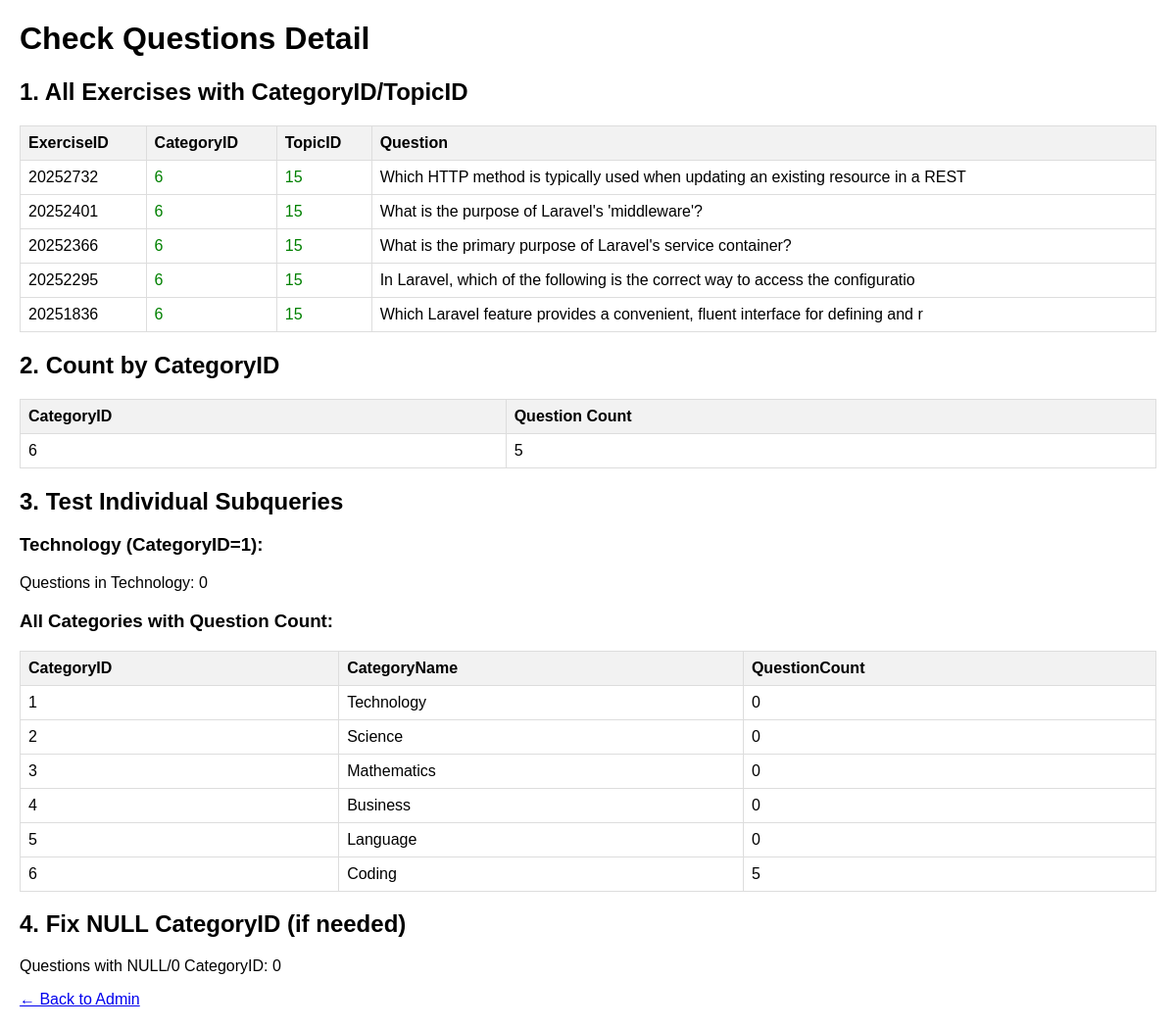
The app's page /admin/modules/exercises/check_questions.php (signed in) with its own data.
### tables this page shows
CREATE TABLE `tblexercise` (
  `ExerciseID` int(11) NOT NULL,
  `LessonID` int(11) NOT NULL,
  `CategoryID` int(11) DEFAULT NULL,
  `TopicID` int(11) DEFAULT NULL,
  `Question` text NOT NULL,
  `ChoiceA` text NOT NULL,
  `ChoiceB` text NOT NULL,
  `ChoiceC` text NOT NULL,
  `ChoiceD` text NOT NULL,
  `Answer` varchar(90) NOT NULL,
  `ExercisesDate` date NOT NULL
);

CREATE TABLE `tblcategories` (
  `CategoryID` int(11) NOT NULL,
  `CategoryName` varchar(100) NOT NULL,
  `CategoryDescription` text DEFAULT NULL,
  `CreatedAt` datetime DEFAULT current_timestamp(),
  `IsActive` tinyint(1) DEFAULT 1
);

### include/database.php (called while the page is built, shortened)
<?php
class Database {
	var $sql_string = '';
	private $conn;
	public function open_connection() {
		$this->conn = mysqli_connect(server,user,pass);
		if(!$this->conn){
			echo "Problem in database connection! Contact administrator!";
			exit();
		}else{
			$db_select = mysqli_select_db($this->conn,database_name);
		}
	}
	function setQuery($sql='') {
		$this->sql_string=$sql;
	}
	function executeQuery() {
		$result = mysqli_query($this->conn,$this->sql_string);
		return $result;
	}
	private function confirm_query($result) {
		return $result;
	}
	function loadResultList( $key='' ) {
		$cur = $this->executeQuery();
		$array = array();
		while ($row = mysqli_fetch_object($cur)) {
			if ($key) {
				$array[$row->$key] = $row;
			} else {
				$array[] = $row;
			}
		}
		return $array;
	}
	function loadSingleResult() {
		$cur = $this->executeQuery();
		while ($row = mysqli_fetch_object($cur)) {
		return $data = $row;
		}
	}
}
$mydb = new Database();
?>

### admin/modules/exercises/check_questions.php (the view, shortened to what this page needs)
<?php
require_once ("../../../include/initialize.php");
?>
<!DOCTYPE html>
<html>
<head>
</head>
<body>
<h1>Check Questions Detail</h1>
<h2>1. All Exercises with CategoryID/TopicID</h2>
<?php
$sql = "SELECT ExerciseID, CategoryID, TopicID, LEFT(Question, 80) as Question FROM tblexercise ORDER BY ExerciseID DESC";
$mydb->setQuery($sql);
$exercises = $mydb->loadResultList();
echo "<table>";
echo "<tr><th>ExerciseID</th><th>CategoryID</th><th>TopicID</th><th>Question</th></tr>";
foreach($exercises as $ex) {
    $categoryClass = ($ex->CategoryID == null || $ex->CategoryID == 0) ? 'error' : 'success';
    $topicClass = ($ex->TopicID == null || $ex->TopicID == 0) ? 'error' : 'success';
    echo "<tr>";
    echo "<td>{$ex->ExerciseID}</td>";
    echo "<td class='{$categoryClass}'>{$ex->CategoryID}</td>";
    echo "<td class='{$topicClass}'>{$ex->TopicID}</td>";
    echo "<td>{$ex->Question}</td>";
    echo "</tr>";
}
echo "</table>";
?>
<h2>2. Count by CategoryID</h2>
<?php
$sql = "SELECT CategoryID, COUNT(*) as count FROM tblexercise GROUP BY CategoryID ORDER BY CategoryID";
$mydb->setQuery($sql);
$counts = $mydb->loadResultList();
echo "<table>";
echo "<tr><th>CategoryID</th><th>Question Count</th></tr>";
foreach($counts as $count) {
    echo "<tr><td>{$count->CategoryID}</td><td>{$count->count}</td></tr>";
}
echo "</table>";
?>
<h2>3. Test Individual Subqueries</h2>
<?php
echo "<h3>Technology (CategoryID=1):</h3>";
$sql = "SELECT COUNT(*) as count FROM tblexercise WHERE CategoryID = 1";
$mydb->setQuery($sql);
$result = $mydb->loadSingleResult();
echo "<p>Questions in Technology: " . $result->count . "</p>";
echo "<h3>All Categories with Question Count:</h3>";
$sql = "SELECT c.CategoryID, c.CategoryName,
        (SELECT COUNT(*) FROM tblexercise e WHERE e.CategoryID = c.CategoryID) as QuestionCount
        FROM tblcategories c WHERE c.IsActive = 1";
$mydb->setQuery($sql);
$results = $mydb->loadResultList();
echo "<table>";
echo "<tr><th>CategoryID</th><th>CategoryName</th><th>QuestionCount</th></tr>";
foreach($results as $result) {
    echo "<tr><td>{$result->CategoryID}</td><td>{$result->CategoryName}</td><td>{$result->QuestionCount}</td></tr>";
}
echo "</table>";
?>
<h2>4. Fix NULL CategoryID (if needed)</h2>
<?php
$sql = "SELECT COUNT(*) as count FROM tblexercise WHERE CategoryID IS NULL OR CategoryID = 0";
$mydb->setQuery($sql);
$nullCount = $mydb->loadSingleResult();
echo "<p>Questions with NULL/0 CategoryID: " . $nullCount->count . "</p>";
?>
<p><a href="index.php">← Back to Admin</a></p>
</body>
</html>

### admin/modules/exercises/check_questions.php (style rules this page uses)
body { font-family: Arial; margin: 20px; }
table { border-collapse: collapse; width: 100%; margin: 10px 0; }
th, td { border: 1px solid #ddd; padding: 8px; text-align: left; }
th { background-color: #f2f2f2; }
.success { color: green; }

### records on screen
tblexercise: ExerciseID "20252732", CategoryID "6", TopicID "15", Question "Which HTTP method is typically used when updating an existing resource in a REST"
tblexercise: ExerciseID "20252401", CategoryID "6", TopicID "15", Question "What is the purpose of Laravel's 'middleware'?"
tblexercise: ExerciseID "20252366", CategoryID "6", TopicID "15", Question "What is the primary purpose of Laravel's service container?"
tblexercise: ExerciseID "20252295", CategoryID "6", TopicID "15", Question "In Laravel, which of the following is the correct way to access the configuratio"
tblexercise: ExerciseID "20251836", CategoryID "6", TopicID "15", Question "Which Laravel feature provides a convenient, fluent interface for defining and r"
tblcategories: CategoryID "1", CategoryName "Technology", QuestionCount "0"
tblcategories: CategoryID "2", CategoryName "Science", QuestionCount "0"
tblcategories: CategoryID "3", CategoryName "Mathematics", QuestionCount "0"
tblcategories: CategoryID "4", CategoryName "Business", QuestionCount "0"
tblcategories: CategoryID "5", CategoryName "Language", QuestionCount "0"
tblcategories: CategoryID "6", CategoryName "Coding", QuestionCount "5"

### other values on screen
$count->CategoryID "6"
$count->count "5"
$result->count "0"
$nullCount->count "0"
